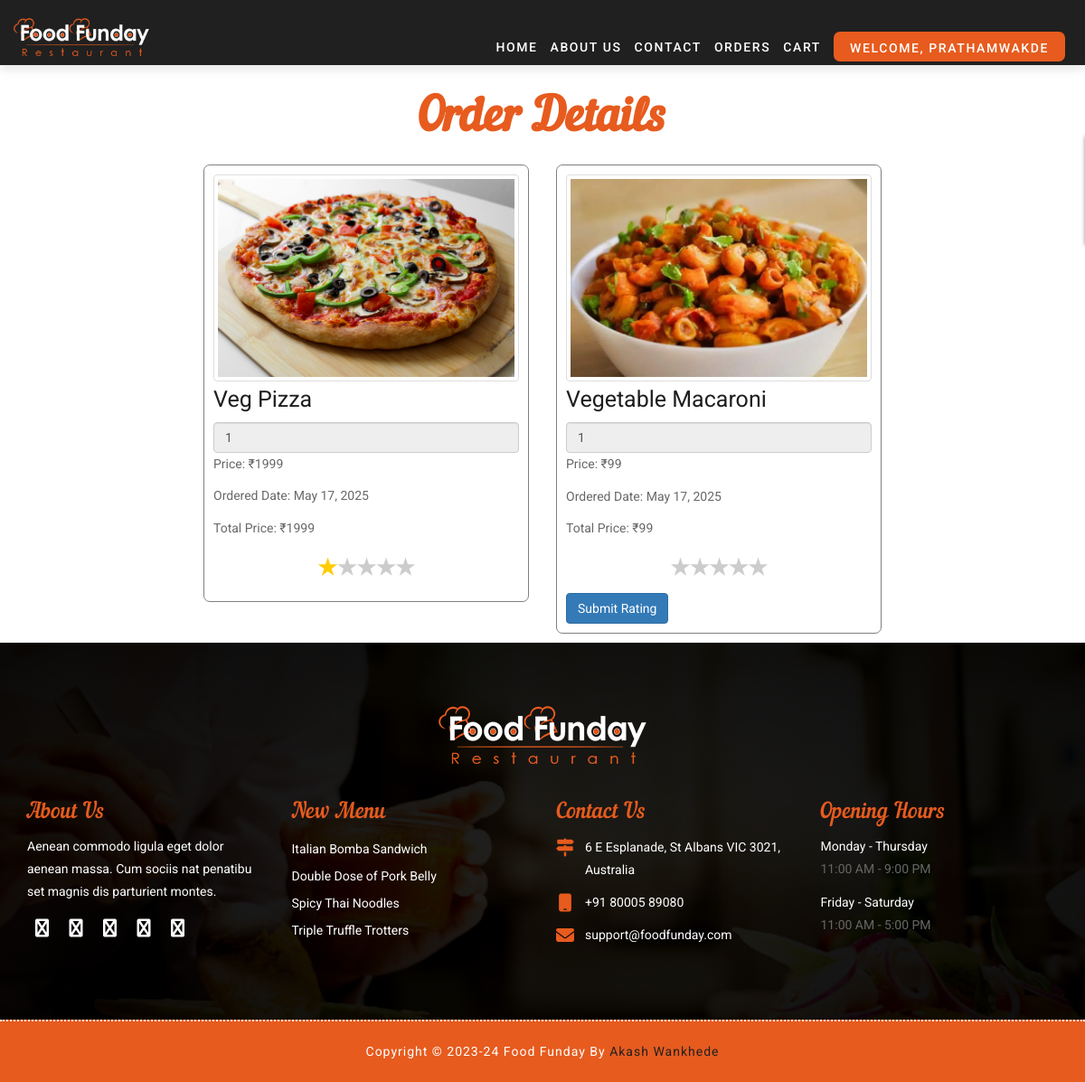
The page /orders/12 (signed in) on the database its author committed.
### FoodApp/models.py (models this page shows, shortened)
class Orders(models.Model):
    user = models.ForeignKey(User, on_delete=models.CASCADE)
    product = models.ForeignKey(Products, on_delete=models.CASCADE)
    phone = models.CharField(max_length=17, default=None)
    city = models.CharField(max_length=100, default=None)
    state = models.CharField(max_length=100, default=None)
    zip_code = models.CharField(max_length=100, default=None)
    item_count = models.IntegerField()
    item_price = models.IntegerField()
    total_price = models.IntegerField()
    order_date = models.DateField(default=timezone.now)
    rating = models.IntegerField(blank=True, default=0)

class Products(models.Model):
    product = models.CharField(max_length=100)
    price = models.IntegerField()
    rating = models.FloatField()
    users = models.IntegerField()
    image = models.ImageField(upload_to='productImages/')

### FoodApp/views.py (the view, shortened to what this page needs)
# urls.py: path('orders/<str:pk>', views.orders),
@login_required(login_url="/login/")
def orders(request, pk):
    user = User.objects.get(id = pk)
    order = Orders.objects.filter(user = user)
    context = {'orders': order}
    return render(request, "orders.html", context)

### templates/orders.html (shortened to what this page needs)
{% extends "base.html" %}
{% load static %}
{% block content %}
<div class="container mt-5" style="padding-top: 100px;">
    <h1 class="block-title text-center">Order Details</h1>
    <div class="row" style="display:flex; flex-wrap: wrap; justify-content: center;">
    {% if orders %}
        {% for order in orders %}
        <div class="col-md-4 mb-4">
            <div class="card cart" style="border: 1px solid gray; padding: 10px; border-radius: 7px; margin: 10px 0px;">
                <img src="{{order.product.image.url}}" alt="Product Image" class="img-thumbnail">
                <div class="card-body">
                    <h3 class="card-title" style="font-size: 25px; margin-top: 5px;">{{order.product.product}}</h3>
                    <input type="number" readonly=true value="{{order.item_count}}" min="1" class="form-control mb-2">
                    <p class="card-text">Price: ₹{{order.item_price}}</p>
                    {% if order.rating == 0 %}
                    <form method="POST">
                        <div>
                            <p>Ordered Date: {{order.order_date}}</p>
                            <p>Total Price: ₹{{order.total_price}}</p>
                            <div class="rating">
                                <label for="star5">★</label>
                                <label for="star4">★</label>
                                <label for="star3">★</label>
                                <label for="star2">★</label>
                                <label for="star1">★</label>
                            </div>
                        </div>
                        <button class="btn btn-primary mt-2" type="submit">Submit Rating</button>
                    </form>
                    {% else %}
                    <div>
                            <p>Ordered Date: {{order.order_date}}</p>
                            <p>Total Price: ₹{{order.total_price}}</p>
                            <div class="rating" style="pointer-events: none;">
                                <label for="star5" style="{% if order.rating > 4 %} color: #ffcc00; {% else %} {% endif %}">★</label>
                                <label for="star4" style="{% if order.rating > 3 %} color: #ffcc00; {% else %} {% endif %}">★</label>
                                <label for="star3" style="{% if order.rating > 2 %} color: #ffcc00; {% else %} {% endif %}">★</label>
                                <label for="star2" style="{% if order.rating > 1 %} color: #ffcc00; {% else %} {% endif %}">★</label>
                                <label for="star1" style="{% if order.rating > 0 %} color: #ffcc00; {% endif %}">★</label>
                            </div>
                        </div>
                    {% endif %}
                </div>
            </div>
        </div>
        {% endfor %}
        {% else %}
        <div class="container" style="display: flex; align-items: center; flex-direction: column; justify-content: center;">
            <img src="{% static 'images/empty-cart.png' %}" class="image-center" alt="empty">
            {% comment %} <h2 class="text-center">Cart is Empty</h2> {% endcomment %}
        </div>
    {% endif %}
    </div>
</div>
{% endblock content %}

### templates/base.html (shortened to what this page needs)
{% load static %}
<!DOCTYPE html>
<html lang="en">
<head>
    <link rel="stylesheet" href="{% static 'css/bootstrap.min.css' %}">
    <link rel="stylesheet" href="{% static 'css/style.css' %}">
    <link rel="stylesheet" href="{% static 'css/responsive.css' %}">
    <link id="changeable-colors" rel="stylesheet" href="{% static 'css/colors/orange.css' %}" />
    <link rel="stylesheet" href="https://cdnjs.cloudflare.com/ajax/libs/font-awesome/6.5.1/css/all.min.css" />
</head>
<body>
    {% include "header.html" %}
        {% block content %}
        {% endblock content %}
    {% include "footer.html" %}
</body>
</html>

### templates/header.html (shortened to what this page needs)
 {% load static%}
 <div id="site-header">
        <header id="header" class="header-block-top fixed-menu">
            <div class="container">
                <div class="row">
                    <div class="main-menu">
                        <nav class="navbar navbar-default" id="mainNav">
                            <div class="navbar-header">
                                <div class="logo">
                                    <a class="navbar-brand js-scroll-trigger logo-header" href="#">
                                        <img src="{% static 'images/logo.png' %}" alt="imgLogo">
                                    </a>
                                </div>
                            </div>
                            <div id="navbar" class="navbar-collapse collapse">
                                <ul class="nav navbar-nav navbar-right">
                                    <li class="{% if request.path == '/' %} active {% endif %}"><a href="/">Home</a></li>
                                    <li class="{% if request.path == '/about/' %} active {% endif %}"><a href="/about/">About us</a></li>
                                    <li class="{% if request.path == '/contact/' %} active {% endif %}" ><a href="/contact/">Contact</a></li>
                                    <li class="{% if request.path == '/orders/' %} active {% endif %}" ><a href="/orders/{{user.id}}">Orders</a></li>
                                    <li class="{% if request.path == '/cart/' %} active {% endif %}" ><a href="/cart/{{user.id}}">Cart</a></li>
                                    <li style=" display: flex;align-items: end;top: 25px;">
                                    {% if request.path == "/login/" %}
                                    <a href="/signup/" class="hvr-underline-from-center" style="color: white;
                                        background: #e75b1e;
                                        border: 3px solid #e75b1e;
                                        height: 33px;
                                        text-align: center;
                                        justify-content: center;
                                        padding: 5px 15px;
                                        border-radius: 7px;">SignUp</a>
                                    {% elif user.is_authenticated %}
                                    <div class="dropdown">
                                        <a href="/" class="hvr-underline-from-center btn dropdown-toggle" data-bs-toggle="dropdown" style="color: white;
                                        background: #e75b1e;
                                        border: 3px solid #e75b1e;
                                        height: 33px;
                                        text-align: center;
                                        justify-content: center;
                                        padding: 5px 15px;
                                        border-radius: 7px;">Welcome,  {{user.username}}</a>
                                    </div>
                                    {% endif %}
                                    </li>
                                </ul>
                            </div>
                        </nav>
                    </div>
                </div>
            </div>
        </header>
    </div>

### templates/footer.html (shortened to what this page needs)
 {% load static%}
<div id="footer" class="footer-main">
        <div class="footer-box pad-top-70">
            <div class="container">
                <div class="row">
                    <div class="footer-in-main">
                        <div class="footer-logo">
                            <div class="text-center">
                                <img src="images/logo.png" alt="" />
                            </div>
                        </div>
                        <div class="col-lg-3 col-md-3 col-sm-6 col-xs-12">
                            <div class="footer-box-a">
                                <h3>About Us</h3>
                                <p>Aenean commodo ligula eget dolor aenean massa. Cum sociis nat penatibu set magnis dis parturient montes.</p>
                                <ul class="socials-box footer-socials pull-left">
                                    <li>
                                        <a href="#">
                                            <div class="social-circle-border"><i class="fa  fa-facebook"></i></div>
                                        </a>
                                    </li>
                                    <li>
                                        <a href="#">
                                            <div class="social-circle-border"><i class="fa fa-twitter"></i></div>
                                        </a>
                                    </li>
                                    <li>
                                        <a href="#">
                                            <div class="social-circle-border"><i class="fa fa-google-plus"></i></div>
                                        </a>
                                    </li>
                                    <li>
                                        <a href="#">
                                            <div class="social-circle-border"><i class="fa fa-pinterest"></i></div>
                                        </a>
                                    </li>
                                    <li>
                                        <a href="#">
                                            <div class="social-circle-border"><i class="fa fa-linkedin"></i></div>
                                        </a>
                                    </li>
                                </ul>
                            </div>
                        </div>
                        <div class="col-lg-3 col-md-3 col-sm-6 col-xs-12">
                            <div class="footer-box-b">
                                <h3>New Menu</h3>
                                <ul>
                                    <li><a href="#">Italian Bomba Sandwich</a></li>
                                    <li><a href="#">Double Dose of Pork Belly</a></li>
                                    <li><a href="#">Spicy Thai Noodles</a></li>
                                    <li><a href="#">Triple Truffle Trotters</a></li>
                                </ul>
                            </div>
                        </div>
                        <div class="col-lg-3 col-md-3 col-sm-6 col-xs-12">
                            <div class="footer-box-c">
                                <h3>Contact Us</h3>
                                <p>
                                    <i class="fa fa-map-signs" aria-hidden="true"></i>
                                    <span>6 E Esplanade, St Albans VIC 3021, Australia</span>
                                </p>
                                <p>
                                    <i class="fa fa-mobile" aria-hidden="true"></i>
                                    <span>
									+91 80005 89080
								</span>
                                </p>
                                <p>
                                    <i class="fa fa-envelope" aria-hidden="true"></i>
                                    <span><a href="#">support@foodfunday.com</a></span>
                                </p>
                            </div>
                        </div>
                        <div class="col-lg-3 col-md-3 col-sm-6 col-xs-12">
                            <div class="footer-box-d">
                                <h3>Opening Hours</h3>
                                <ul>
                                    <li>
                                        <p>Monday - Thursday </p>
                                        <span> 11:00 AM - 9:00 PM</span>
                                    </li>
                                    <li>
                                        <p>Friday - Saturday </p>
                                        <span>  11:00 AM - 5:00 PM</span>
                                    </li>
                                </ul>
                            </div>
                        </div>
                    </div>
                </div>
            </div>
            <div id="copyright" class="copyright-main">
                <div class="container">
                    <div class="row">
                        <div class="col-lg-12 col-md-12 col-sm-12 col-xs-12">
                            <h6 class="copy-title"> Copyright &copy; 2023-24 Food Funday By <a href="" target="_blank">Akash Wankhede</a> </h6>
                        </div>
                    </div>
                </div>
            </div>
        </div>
    </div>

### static/css/responsive.css (style rules this page uses)
@media (max-width: 1240px) { .main-menu nav li a { margin: 0 7px; } }

### static/css/colors/orange.css (style rules this page uses)
.main-menu nav li a::after { background: #e75b1e; }
.hvr-underline-from-center::before { background:#f04900; }
.block-title { color: #e75b1e; }
.footer-box-a h3 { color: #e75b1e; }
.footer-box-b h3 { color: #e75b1e; }
.footer-box-c h3 { color: #e75b1e; }
.footer-box-d h3 { color: #e75b1e; }
.footer-box-c p i { color: #e75b1e; }
.copyright-main { background: #e75b1e; }

### templates/orders.html (style rules this page uses)
.rating { display: flex; justify-content: center; flex-direction: row-reverse; }
.rating label { font-size: 24px; cursor: pointer; color: #ccc; }

### rows shown on the page
Orders: product.image (picture), product.product "Veg Pizza", item_count "1", item_price "1999", order_date "May 17, 2025", total_price "1999"
Orders: product.image (picture), product.product "Vegetable Macaroni", item_count "1", item_price "99", order_date "May 17, 2025", total_price "99"

### other values the page prints
{{ user.username }} "PRATHAMWAKDE"
